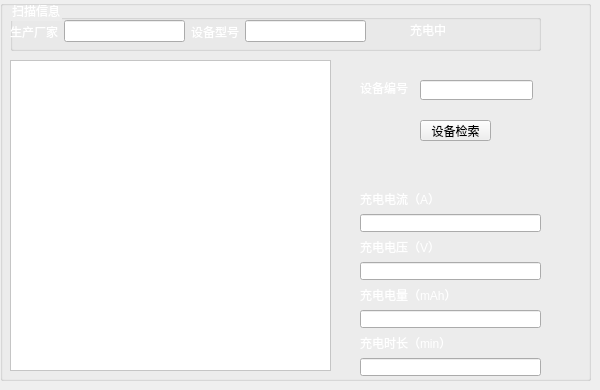
     <widget class="QWidget" name="tab_9">
      <attribute name="title">
       <string>充电</string>
      </attribute>
      <widget class="QGroupBox" name="groupBox_17">
       <property name="geometry">
        <rect>
         <x>0</x>
         <y>0</y>
         <width>591</width>
         <height>381</height>
        </rect>
       </property>
       <property name="styleSheet">
        <string notr="true">QGroupBox#groupBox_17{border-image: url(:/newPrefix/C:/Users/asus/Desktop/37b4a99c8b29264bbe3ada26c0f0b2f.png);}</string>
       </property>
       <property name="title">
        <string/>
       </property>
       <widget class="QGraphicsView" name="F3_view_15">
        <property name="geometry">
         <rect>
          <x>10</x>
          <y>60</y>
          <width>321</width>
          <height>311</height>
         </rect>
        </property>
        <property name="styleSheet">
         <string notr="true">background-color: rgb(255, 255, 255);</string>
        </property>
       </widget>
       <widget class="QGroupBox" name="groupBox_35">
        <property name="geometry">
         <rect>
          <x>10</x>
          <y>0</y>
          <width>531</width>
          <height>51</height>
         </rect>
        </property>
        <property name="styleSheet">
         <string notr="true">color: rgb(255, 255, 255);</string>
        </property>
        <property name="title">
         <string>扫描信息</string>
        </property>
        <widget class="QLabel" name="label_10">
         <property name="geometry">
          <rect>
           <x>400</x>
           <y>20</y>
           <width>71</width>
           <height>20</height>
          </rect>
         </property>
         <property name="styleSheet">
          <string notr="true">color: rgb(255, 255, 255);</string>
         </property>
         <property name="text">
          <string>充电中</string>
         </property>
        </widget>
        <widget class="QWidget" name="layoutWidget_7">
         <property name="geometry">
          <rect>
           <x>0</x>
           <y>20</y>
           <width>356</width>
           <height>23</height>
          </rect>
         </property>
         <layout class="QHBoxLayout" name="horizontalLayout_6">
          <item>
           <widget class="QLabel" name="label_106">
            <property name="styleSheet">
             <string notr="true">font: 6pt &quot;Agency FB&quot;;
font: 10pt &quot;Agency FB&quot;;
color: rgb(255, 255, 255);</string>
            </property>
            <property name="text">
             <string>生产厂家</string>
            </property>
           </widget>
          </item>
          <item>
           <widget class="QLineEdit" name="lineEdit_106"/>
          </item>
          <item>
           <widget class="QLabel" name="label_107">
            <property name="styleSheet">
             <string notr="true">font: 6pt &quot;Agency FB&quot;;
font: 10pt &quot;Agency FB&quot;;</string>
            </property>
            <property name="text">
             <string>设备型号</string>
            </property>
           </widget>
          </item>
          <item>
           <widget class="QLineEdit" name="lineEdit_107"/>
          </item>
         </layout>
        </widget>
       </widget>
       <widget class="QPushButton" name="pushButton_5">
        <property name="geometry">
         <rect>
          <x>420</x>
          <y>120</y>
          <width>71</width>
          <height>21</height>
         </rect>
        </property>
        <property name="text">
         <string>设备检索</string>
        </property>
       </widget>
       <widget class="QLabel" name="label_11">
        <property name="geometry">
         <rect>
          <x>360</x>
          <y>80</y>
          <width>51</width>
          <height>16</height>
         </rect>
        </property>
        <property name="styleSheet">
         <string notr="true">color: rgb(255, 255, 255);
font: 11pt &quot;黑体&quot;;</string>
        </property>
        <property name="text">
         <string>设备编号</string>
        </property>
       </widget>
       <widget class="QLineEdit" name="lineEdit_5">
        <property name="geometry">
         <rect>
          <x>420</x>
          <y>80</y>
          <width>113</width>
          <height>20</height>
         </rect>
        </property>
       </widget>
       <widget class="QWidget" name="layoutWidget_8">
        <property name="geometry">
         <rect>
          <x>360</x>
          <y>190</y>
          <width>181</width>
          <height>188</height>
         </rect>
        </property>
        <layout class="QVBoxLayout" name="verticalLayout_5">
         <item>
          <widget class="QLabel" name="label_86">
           <property name="styleSheet">
            <string notr="true">color: rgb(255, 255, 255);

</string>
           </property>
           <property name="text">
            <string>充电电流（A）</string>
           </property>
          </widget>
         </item>
         <item>
          <widget class="QLineEdit" name="lineEdit_86">
           <property name="styleSheet">
            <string notr="true">
color: rgb(255, 255, 255);
border-color: rgb(255, 255, 255);</string>
           </property>
          </widget>
         </item>
         <item>
          <widget class="QLabel" name="label_87">
           <property name="styleSheet">
            <string notr="true">color: rgb(255, 255, 255);</string>
           </property>
           <property name="text">
            <string>充电电压（V）</string>
           </property>
          </widget>
         </item>
         <item>
          <widget class="QLineEdit" name="lineEdit_87">
           <property name="styleSheet">
            <string notr="true">
color: rgb(255, 255, 255);
border-color: rgb(255, 255, 255);</string>
           </property>
          </widget>
         </item>
         <item>
          <widget class="QLabel" name="label_88">
           <property name="styleSheet">
            <string notr="true">color: rgb(255, 255, 255);</string>
           </property>
           <property name="text">
            <string>充电电量（mAh）</string>
           </property>
          </widget>
         </item>
         <item>
          <widget class="QLineEdit" name="lineEdit_88">
           <property name="styleSheet">
            <string notr="true">

color: rgb(255, 255, 255);
border-color: rgb(255, 255, 255);</string>
           </property>
          </widget>
         </item>
         <item>
          <widget class="QLabel" name="label_89">
           <property name="styleSheet">
            <string notr="true">color: rgb(255, 255, 255);</string>
           </property>
           <property name="text">
            <string>充电时长（min）</string>
           </property>
          </widget>
         </item>
         <item>
          <widget class="QLineEdit" name="lineEdit_89">
           <property name="styleSheet">
            <string notr="true">

color: rgb(255, 255, 255);
border-color: rgb(255, 255, 255);</string>
           </property>
          </widget>
         </item>
        </layout>
       </widget>
      </widget>
     </widget>
